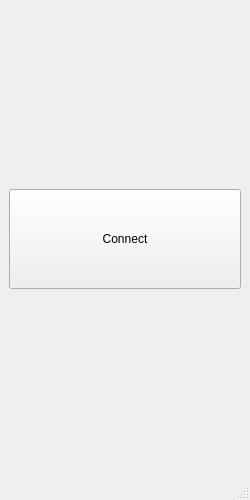
<?xml version="1.0" encoding="UTF-8"?>
<ui version="4.0">
 <class>MainWindow</class>
 <widget class="QMainWindow" name="MainWindow">
  <property name="geometry">
   <rect>
    <x>0</x>
    <y>0</y>
    <width>250</width>
    <height>500</height>
   </rect>
  </property>
  <property name="minimumSize">
   <size>
    <width>250</width>
    <height>500</height>
   </size>
  </property>
  <property name="maximumSize">
   <size>
    <width>250</width>
    <height>500</height>
   </size>
  </property>
  <property name="windowTitle">
   <string>MainWindow</string>
  </property>
  <widget class="QWidget" name="centralwidget">
   <layout class="QVBoxLayout" name="verticalLayout_2">
    <item>
     <layout class="QVBoxLayout" name="verticalLayout">
      <item>
       <widget class="QPushButton" name="Connect">
        <property name="minimumSize">
         <size>
          <width>100</width>
          <height>100</height>
         </size>
        </property>
        <property name="text">
         <string>Connect</string>
        </property>
       </widget>
      </item>
     </layout>
    </item>
   </layout>
  </widget>
  <widget class="QMenuBar" name="menubar">
   <property name="geometry">
    <rect>
     <x>0</x>
     <y>0</y>
     <width>250</width>
     <height>21</height>
    </rect>
   </property>
  </widget>
  <widget class="QStatusBar" name="statusbar"/>
 </widget>
 <resources/>
 <connections/>
</ui>
